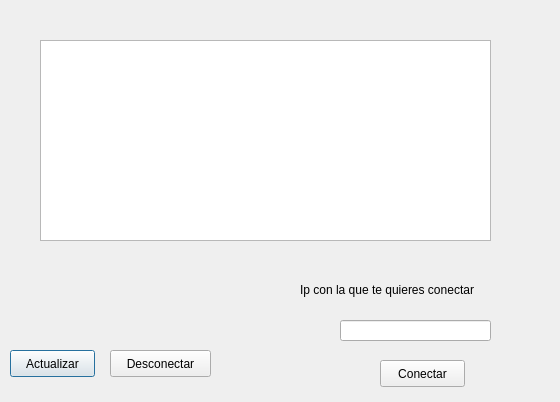
<?xml version="1.0" encoding="UTF-8"?>
<ui version="4.0">
 <class>Dialog</class>
 <widget class="QDialog" name="Dialog">
  <property name="geometry">
   <rect>
    <x>0</x>
    <y>0</y>
    <width>560</width>
    <height>402</height>
   </rect>
  </property>
  <property name="windowTitle">
   <string>Inicio</string>
  </property>
  <widget class="QTableWidget" name="lista">
   <property name="geometry">
    <rect>
     <x>40</x>
     <y>40</y>
     <width>451</width>
     <height>201</height>
    </rect>
   </property>
  </widget>
  <widget class="QPushButton" name="actualiza">
   <property name="geometry">
    <rect>
     <x>10</x>
     <y>350</y>
     <width>85</width>
     <height>27</height>
    </rect>
   </property>
   <property name="styleSheet">
    <string notr="true">font: 11pt &quot;Liberation Sans Narrow&quot;;
font: 11pt &quot;Sans Serif&quot;;</string>
   </property>
   <property name="text">
    <string>Actualizar</string>
   </property>
  </widget>
  <widget class="QLabel" name="label">
   <property name="geometry">
    <rect>
     <x>300</x>
     <y>280</y>
     <width>221</width>
     <height>20</height>
    </rect>
   </property>
   <property name="text">
    <string>Ip con la que te quieres conectar</string>
   </property>
  </widget>
  <widget class="QPushButton" name="inicia_chat">
   <property name="geometry">
    <rect>
     <x>380</x>
     <y>360</y>
     <width>85</width>
     <height>27</height>
    </rect>
   </property>
   <property name="styleSheet">
    <string notr="true">font: 11pt &quot;Liberation Sans Narrow&quot;;</string>
   </property>
   <property name="text">
    <string>Conectar</string>
   </property>
  </widget>
  <widget class="QPushButton" name="desconecta">
   <property name="geometry">
    <rect>
     <x>110</x>
     <y>350</y>
     <width>101</width>
     <height>27</height>
    </rect>
   </property>
   <property name="styleSheet">
    <string notr="true">font: 11pt &quot;Liberation Sans Narrow&quot;;</string>
   </property>
   <property name="text">
    <string>Desconectar</string>
   </property>
  </widget>
  <widget class="QLineEdit" name="ip">
   <property name="geometry">
    <rect>
     <x>340</x>
     <y>320</y>
     <width>151</width>
     <height>21</height>
    </rect>
   </property>
  </widget>
 </widget>
 <resources/>
 <connections/>
</ui>
